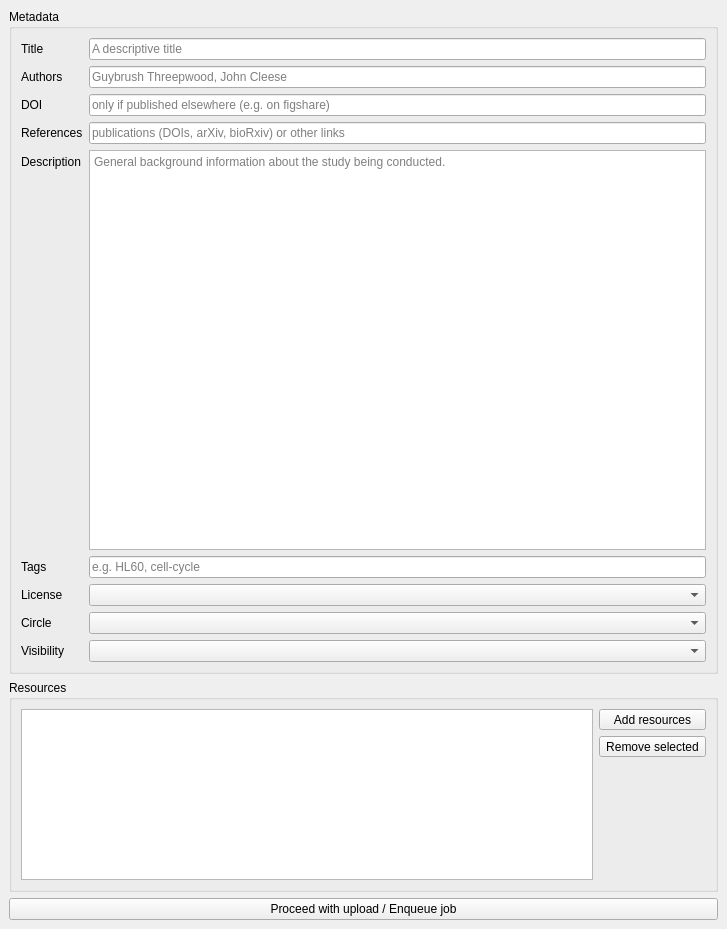
<?xml version="1.0" encoding="UTF-8"?>
<ui version="4.0">
 <class>MainWindow</class>
 <widget class="QMainWindow" name="MainWindow">
  <property name="geometry">
   <rect>
    <x>0</x>
    <y>0</y>
    <width>727</width>
    <height>929</height>
   </rect>
  </property>
  <property name="windowTitle">
   <string>MainWindow</string>
  </property>
  <widget class="QWidget" name="centralwidget">
   <layout class="QVBoxLayout" name="verticalLayout">
    <property name="leftMargin">
     <number>9</number>
    </property>
    <property name="topMargin">
     <number>9</number>
    </property>
    <property name="rightMargin">
     <number>9</number>
    </property>
    <property name="bottomMargin">
     <number>9</number>
    </property>
    <item>
     <widget class="QGroupBox" name="groupBox">
      <property name="title">
       <string>Metadata</string>
      </property>
      <layout class="QVBoxLayout" name="verticalLayout_2">
       <item>
        <layout class="QFormLayout" name="formLayout">
         <item row="0" column="0">
          <widget class="QLabel" name="label">
           <property name="text">
            <string>Title</string>
           </property>
          </widget>
         </item>
         <item row="0" column="1">
          <widget class="QLineEdit" name="lineEdit_title">
           <property name="placeholderText">
            <string>A descriptive title</string>
           </property>
          </widget>
         </item>
         <item row="1" column="0">
          <widget class="QLabel" name="label_2">
           <property name="text">
            <string>Authors</string>
           </property>
          </widget>
         </item>
         <item row="1" column="1">
          <widget class="QLineEdit" name="lineEdit_authors">
           <property name="placeholderText">
            <string>Guybrush Threepwood, John Cleese</string>
           </property>
          </widget>
         </item>
         <item row="2" column="0">
          <widget class="QLabel" name="label_3">
           <property name="text">
            <string>DOI</string>
           </property>
          </widget>
         </item>
         <item row="2" column="1">
          <widget class="QLineEdit" name="lineEdit_doi">
           <property name="placeholderText">
            <string>only if published elsewhere (e.g. on figshare)</string>
           </property>
          </widget>
         </item>
         <item row="3" column="0">
          <widget class="QLabel" name="label_4">
           <property name="text">
            <string>References</string>
           </property>
          </widget>
         </item>
         <item row="3" column="1">
          <widget class="QLineEdit" name="lineEdit_references">
           <property name="placeholderText">
            <string>publications (DOIs, arXiv, bioRxiv) or other links</string>
           </property>
          </widget>
         </item>
         <item row="4" column="0">
          <widget class="QLabel" name="label_5">
           <property name="text">
            <string>Description</string>
           </property>
          </widget>
         </item>
         <item row="4" column="1">
          <widget class="QPlainTextEdit" name="plainTextEdit_notes">
           <property name="minimumSize">
            <size>
             <width>0</width>
             <height>400</height>
            </size>
           </property>
           <property name="placeholderText">
            <string>General background information about the study being conducted.</string>
           </property>
          </widget>
         </item>
         <item row="5" column="0">
          <widget class="QLabel" name="label_6">
           <property name="text">
            <string>Tags</string>
           </property>
          </widget>
         </item>
         <item row="5" column="1">
          <widget class="QLineEdit" name="lineEdit_tags">
           <property name="placeholderText">
            <string>e.g. HL60, cell-cycle</string>
           </property>
          </widget>
         </item>
         <item row="6" column="0">
          <widget class="QLabel" name="label_7">
           <property name="text">
            <string>License</string>
           </property>
          </widget>
         </item>
         <item row="6" column="1">
          <widget class="QComboBox" name="comboBox_license"/>
         </item>
         <item row="7" column="0">
          <widget class="QLabel" name="label_8">
           <property name="text">
            <string>Circle</string>
           </property>
          </widget>
         </item>
         <item row="7" column="1">
          <widget class="QComboBox" name="comboBox_circles"/>
         </item>
         <item row="8" column="0">
          <widget class="QLabel" name="label_9">
           <property name="text">
            <string>Visibility</string>
           </property>
          </widget>
         </item>
         <item row="8" column="1">
          <widget class="QComboBox" name="comboBox_vis"/>
         </item>
        </layout>
       </item>
      </layout>
     </widget>
    </item>
    <item>
     <widget class="QGroupBox" name="groupBox_2">
      <property name="title">
       <string>Resources</string>
      </property>
      <layout class="QHBoxLayout" name="horizontalLayout">
       <item>
        <widget class="QListWidget" name="listWidget_resources">
         <property name="selectionMode">
          <enum>QAbstractItemView::MultiSelection</enum>
         </property>
         <property name="selectionBehavior">
          <enum>QAbstractItemView::SelectRows</enum>
         </property>
        </widget>
       </item>
       <item>
        <layout class="QVBoxLayout" name="verticalLayout_3">
         <property name="rightMargin">
          <number>0</number>
         </property>
         <item>
          <widget class="QToolButton" name="toolButton_add">
           <property name="sizePolicy">
            <sizepolicy hsizetype="Preferred" vsizetype="Fixed">
             <horstretch>0</horstretch>
             <verstretch>0</verstretch>
            </sizepolicy>
           </property>
           <property name="text">
            <string>Add resources</string>
           </property>
          </widget>
         </item>
         <item>
          <widget class="QToolButton" name="toolButton_rem">
           <property name="sizePolicy">
            <sizepolicy hsizetype="Preferred" vsizetype="Fixed">
             <horstretch>0</horstretch>
             <verstretch>0</verstretch>
            </sizepolicy>
           </property>
           <property name="text">
            <string>Remove selected</string>
           </property>
          </widget>
         </item>
         <item>
          <spacer name="verticalSpacer">
           <property name="orientation">
            <enum>Qt::Vertical</enum>
           </property>
           <property name="sizeHint" stdset="0">
            <size>
             <width>20</width>
             <height>40</height>
            </size>
           </property>
          </spacer>
         </item>
        </layout>
       </item>
      </layout>
     </widget>
    </item>
    <item>
     <widget class="QPushButton" name="pushButton_proceed">
      <property name="text">
       <string>Proceed with upload / Enqueue job</string>
      </property>
     </widget>
    </item>
   </layout>
  </widget>
 </widget>
 <resources/>
 <connections/>
</ui>
